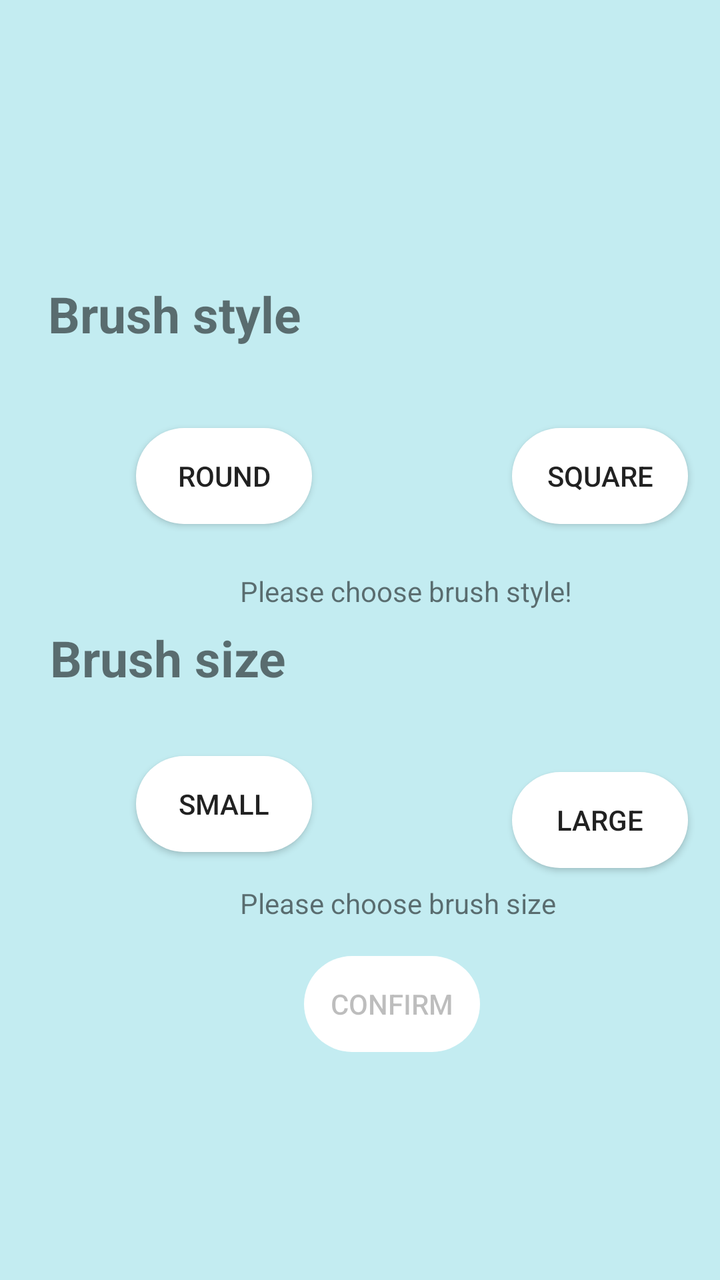
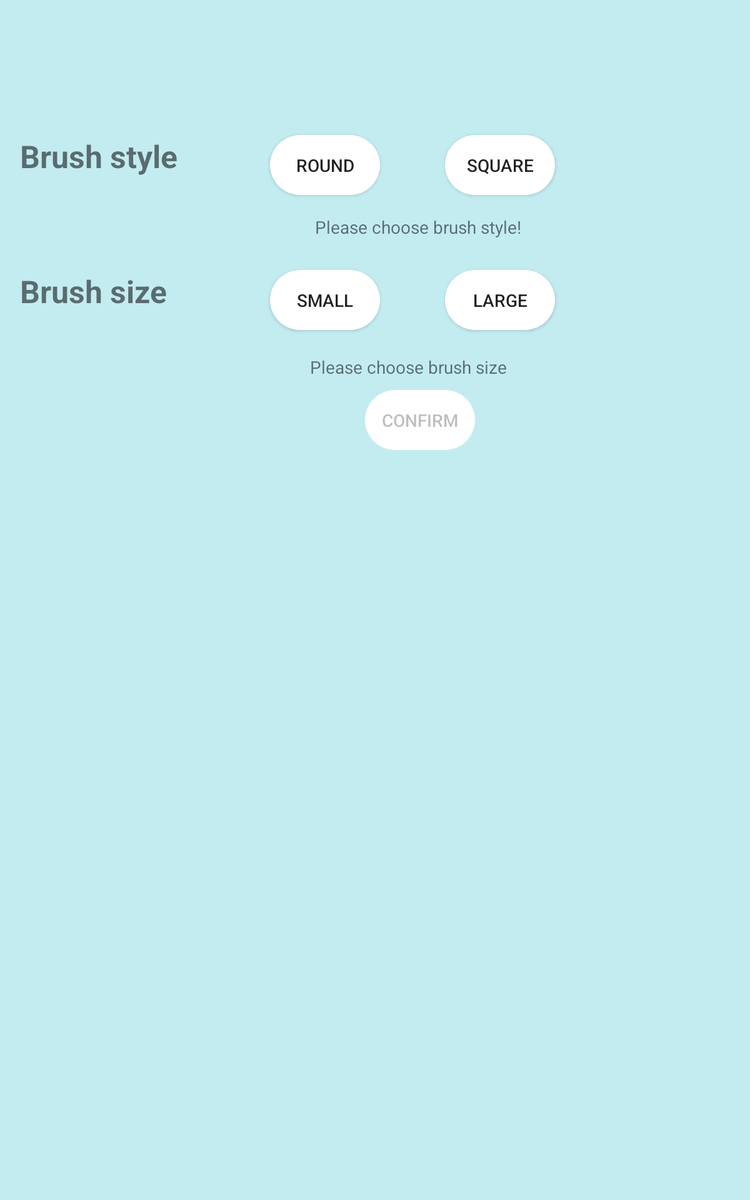

Compare how this app lays out the same screen by default and in its alternative resource folder. The renders come first, then the two layout files and the values they reference.
<!-- AndroidManifest.xml: application theme Theme.Coursework11 -->
<!-- res/layout/activity_brush_choose.xml -->
<?xml version="1.0" encoding="utf-8"?>
<android.support.constraint.ConstraintLayout xmlns:android="http://schemas.android.com/apk/res/android"
    xmlns:app="http://schemas.android.com/apk/res-auto"
    xmlns:tools="http://schemas.android.com/tools"
    android:layout_width="match_parent"
    android:layout_height="match_parent"
    android:background="#C3ECF1"
    tools:context=".BrushChoose">

    <Button
        android:id="@+id/roundBut"
        android:layout_width="wrap_content"
        android:layout_height="wrap_content"
        android:layout_marginStart="68dp"
        android:layout_marginTop="40dp"
        android:background="@drawable/color_button"
        android:onClick="brushStyleButtonPress"
        android:tag="ROUND"
        android:text="@string/roundBut"
        app:layout_constraintStart_toStartOf="parent"
        app:layout_constraintTop_toBottomOf="@+id/brush_style" />

    <Button
        android:id="@+id/squareBut"
        android:layout_width="wrap_content"
        android:layout_height="wrap_content"
        android:layout_marginStart="100dp"
        android:layout_marginTop="40dp"
        android:background="@drawable/color_button"
        android:onClick="brushStyleButtonPress"
        android:tag="SQUARE"
        android:text="@string/squareBut"
        app:layout_constraintStart_toEndOf="@+id/roundBut"
        app:layout_constraintTop_toBottomOf="@+id/brush_style" />

    <Button
        android:id="@+id/smallBut"
        android:layout_width="wrap_content"
        android:layout_height="wrap_content"
        android:layout_marginStart="68dp"
        android:layout_marginTop="32dp"
        android:background="@drawable/color_button"
        android:onClick="brushStyleButtonPress"
        android:tag="SMALL"
        android:text="@string/smallBut"
        app:layout_constraintStart_toStartOf="parent"
        app:layout_constraintTop_toBottomOf="@+id/brush_size" />

    <Button
        android:id="@+id/largeBut"
        android:layout_width="88dp"
        android:layout_height="48dp"
        android:layout_marginStart="100dp"
        android:layout_marginTop="40dp"
        android:background="@drawable/color_button"
        android:onClick="brushStyleButtonPress"
        android:tag="LARGE"
        android:text="@string/largeBut"
        app:layout_constraintStart_toEndOf="@+id/smallBut"
        app:layout_constraintTop_toBottomOf="@+id/brush_size" />

    <TextView
        android:id="@+id/brush_style"
        android:layout_width="256dp"
        android:layout_height="34dp"
        android:layout_marginStart="24dp"
        android:layout_marginTop="140dp"
        android:text="@string/brush_style"
        android:textSize="25sp"
        android:textStyle="bold"
        app:layout_constraintStart_toStartOf="parent"
        app:layout_constraintTop_toTopOf="parent" />

    <TextView
        android:id="@+id/brush_size"
        android:layout_width="256dp"
        android:layout_height="34dp"
        android:layout_marginStart="25dp"
        android:layout_marginTop="50dp"
        android:text="@string/brush_size"
        android:textSize="25sp"
        android:textStyle="bold"
        app:layout_constraintStart_toStartOf="parent"
        app:layout_constraintTop_toBottomOf="@+id/roundBut" />

    <Button
        android:id="@+id/confirmBut"
        android:layout_width="wrap_content"
        android:layout_height="wrap_content"
        android:layout_marginStart="152dp"
        android:layout_marginTop="52dp"
        android:background="@drawable/color_button"
        android:text="@string/confirmButton"
        android:enabled="false"
        app:layout_constraintStart_toStartOf="parent"
        app:layout_constraintTop_toBottomOf="@+id/smallBut" />

    <TextView
        android:id="@+id/brushStyleWarn"
        android:layout_width="wrap_content"
        android:layout_height="wrap_content"
        android:layout_marginStart="120dp"
        android:layout_marginTop="24dp"
        android:text="@string/please_choose_brush_style"
        android:visibility="visible"
        app:layout_constraintStart_toStartOf="parent"
        app:layout_constraintTop_toBottomOf="@+id/roundBut" />

    <TextView
        android:id="@+id/brushSizeWarn"
        android:layout_width="wrap_content"
        android:layout_height="wrap_content"
        android:layout_marginStart="120dp"
        android:layout_marginTop="16dp"
        android:text="@string/please_choose_brush_size"
        android:visibility="visible"
        app:layout_constraintStart_toStartOf="parent"
        app:layout_constraintTop_toBottomOf="@+id/smallBut" />
</android.support.constraint.ConstraintLayout>
<!-- resources referenced by this layout -->
<resources>
  <!-- drawable color_button (drawable) -->
  <?xml version="1.0" encoding="utf-8"?>
  <shape xmlns:android="http://schemas.android.com/apk/res/android">
      <corners
          android:topLeftRadius="1000dp"
          android:topRightRadius="1000dp"
          android:bottomLeftRadius="1000dp"
          android:bottomRightRadius="1000dp"/>
      <solid android:color="@color/white"/>
  </shape>
  <string name="brush_size">Brush size</string>
  <string name="brush_style">Brush style</string>
  <string name="confirmButton">Confirm</string>
  <string name="largeBut">Large</string>
  <string name="please_choose_brush_size">Please choose brush size</string>
  <string name="please_choose_brush_style">Please choose brush style!</string>
  <string name="roundBut">Round</string>
  <string name="smallBut">Small</string>
  <string name="squareBut">Square</string>
  <style name="Theme.Coursework11" parent="Theme.AppCompat.Light.DarkActionBar">
          
          <item name="colorPrimary">@color/purple_500</item>
          <item name="colorPrimaryDark">@color/purple_700</item>
          <item name="colorAccent">@color/teal_200</item>
          
      </style>
</resources>
<!-- res/layout-sw600dp/activity_brush_choose.xml (the repository's variant of the layout above) -->
<!-- drawn on a 7-inch tablet held upright -->
<?xml version="1.0" encoding="utf-8"?>
<android.support.constraint.ConstraintLayout xmlns:android="http://schemas.android.com/apk/res/android"
    xmlns:app="http://schemas.android.com/apk/res-auto"
    xmlns:tools="http://schemas.android.com/tools"
    android:layout_width="match_parent"
    android:layout_height="match_parent"
    android:background="#C3ECF1"
    tools:context=".BrushChoose">

    <Button
        android:id="@+id/roundBut"
        android:layout_width="wrap_content"
        android:layout_height="wrap_content"
        android:layout_marginStart="216dp"
        android:layout_marginTop="108dp"
        android:background="@drawable/color_button"
        android:onClick="brushStyleButtonPress"
        android:tag="ROUND"
        android:text="@string/roundBut"
        app:layout_constraintStart_toStartOf="parent"
        app:layout_constraintTop_toTopOf="parent" />

    <Button
        android:id="@+id/squareBut"
        android:layout_width="wrap_content"
        android:layout_height="wrap_content"
        android:layout_marginStart="52dp"
        android:layout_marginTop="108dp"
        android:background="@drawable/color_button"
        android:onClick="brushStyleButtonPress"
        android:tag="SQUARE"
        android:text="@string/squareBut"
        app:layout_constraintStart_toEndOf="@+id/roundBut"
        app:layout_constraintTop_toTopOf="parent" />

    <Button
        android:id="@+id/smallBut"
        android:layout_width="wrap_content"
        android:layout_height="wrap_content"
        android:layout_marginStart="216dp"
        android:layout_marginTop="60dp"
        android:background="@drawable/color_button"
        android:onClick="brushStyleButtonPress"
        android:tag="SMALL"
        android:text="@string/smallBut"
        app:layout_constraintStart_toStartOf="parent"
        app:layout_constraintTop_toBottomOf="@+id/roundBut" />

    <Button
        android:id="@+id/largeBut"
        android:layout_width="88dp"
        android:layout_height="48dp"
        android:layout_marginStart="52dp"
        android:layout_marginTop="60dp"
        android:background="@drawable/color_button"
        android:onClick="brushStyleButtonPress"
        android:tag="LARGE"
        android:text="@string/largeBut"
        app:layout_constraintStart_toEndOf="@+id/smallBut"
        app:layout_constraintTop_toBottomOf="@+id/squareBut" />

    <TextView
        android:id="@+id/brush_style"
        android:layout_width="150dp"
        android:layout_height="34dp"
        android:layout_marginStart="16dp"
        android:layout_marginTop="108dp"
        android:text="@string/brush_style"
        android:textSize="25sp"
        android:textStyle="bold"
        app:layout_constraintStart_toStartOf="parent"
        app:layout_constraintTop_toTopOf="parent" />

    <TextView
        android:id="@+id/brush_size"
        android:layout_width="149dp"
        android:layout_height="33dp"
        android:layout_marginStart="16dp"
        android:layout_marginTop="60dp"
        android:text="@string/brush_size"
        android:textSize="25sp"
        android:textStyle="bold"
        app:layout_constraintStart_toStartOf="parent"
        app:layout_constraintTop_toBottomOf="@+id/roundBut" />

    <Button
        android:id="@+id/confirmBut"
        android:layout_width="wrap_content"
        android:layout_height="wrap_content"
        android:layout_marginStart="292dp"
        android:layout_marginTop="48dp"
        android:background="@drawable/color_button"
        android:text="@string/confirmButton"
        android:enabled="false"
        app:layout_constraintStart_toStartOf="parent"
        app:layout_constraintTop_toBottomOf="@+id/smallBut" />

    <TextView
        android:id="@+id/brushStyleWarn"
        android:layout_width="wrap_content"
        android:layout_height="wrap_content"
        android:layout_marginStart="252dp"
        android:layout_marginTop="16dp"
        android:text="@string/please_choose_brush_style"
        android:visibility="visible"
        app:layout_constraintStart_toStartOf="parent"
        app:layout_constraintTop_toBottomOf="@+id/roundBut" />

    <TextView
        android:id="@+id/brushSizeWarn"
        android:layout_width="wrap_content"
        android:layout_height="wrap_content"
        android:layout_marginStart="248dp"
        android:layout_marginTop="20dp"
        android:text="@string/please_choose_brush_size"
        android:visibility="visible"
        app:layout_constraintStart_toStartOf="parent"
        app:layout_constraintTop_toBottomOf="@+id/smallBut" />
</android.support.constraint.ConstraintLayout>
